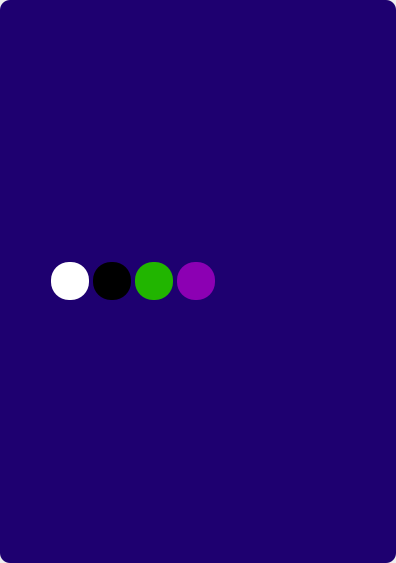
<?xml version="1.0" encoding="UTF-8"?>
<ui version="4.0">
 <class>MainWindow</class>
 <widget class="QMainWindow" name="MainWindow">
  <property name="geometry">
   <rect>
    <x>0</x>
    <y>0</y>
    <width>396</width>
    <height>563</height>
   </rect>
  </property>
  <property name="windowTitle">
   <string>MainWindow</string>
  </property>
  <property name="styleSheet">
   <string notr="true"/>
  </property>
  <widget class="QWidget" name="centralwidget">
   <property name="styleSheet">
    <string notr="true"/>
   </property>
   <layout class="QVBoxLayout" name="verticalLayout">
    <property name="spacing">
     <number>0</number>
    </property>
    <property name="leftMargin">
     <number>0</number>
    </property>
    <property name="topMargin">
     <number>0</number>
    </property>
    <property name="rightMargin">
     <number>0</number>
    </property>
    <property name="bottomMargin">
     <number>0</number>
    </property>
    <item>
     <widget class="QFrame" name="frame">
      <property name="enabled">
       <bool>true</bool>
      </property>
      <property name="styleSheet">
       <string notr="true">
QFrame {
border-radius:10px;
background-color:#1E0070;
 }
</string>
      </property>
      <property name="frameShape">
       <enum>QFrame::StyledPanel</enum>
      </property>
      <property name="frameShadow">
       <enum>QFrame::Raised</enum>
      </property>
      <layout class="QVBoxLayout" name="verticalLayout_2">
       <item>
        <widget class="QFrame" name="frame_superior">
         <property name="minimumSize">
          <size>
           <width>0</width>
           <height>40</height>
          </size>
         </property>
         <property name="maximumSize">
          <size>
           <width>16777215</width>
           <height>40</height>
          </size>
         </property>
         <property name="styleSheet">
          <string notr="true">QPushButton{
border-radius:18px;
}

QPushButton:hover{
	background-color: rgb(0, 0, 0);
}
</string>
         </property>
         <property name="frameShape">
          <enum>QFrame::StyledPanel</enum>
         </property>
         <property name="frameShadow">
          <enum>QFrame::Raised</enum>
         </property>
         <layout class="QHBoxLayout" name="horizontalLayout_3">
          <property name="spacing">
           <number>4</number>
          </property>
          <property name="leftMargin">
           <number>0</number>
          </property>
          <property name="topMargin">
           <number>0</number>
          </property>
          <property name="rightMargin">
           <number>0</number>
          </property>
          <property name="bottomMargin">
           <number>0</number>
          </property>
          <item>
           <widget class="QPushButton" name="btn_theme">
            <property name="minimumSize">
             <size>
              <width>38</width>
              <height>38</height>
             </size>
            </property>
            <property name="cursor">
             <cursorShape>PointingHandCursor</cursorShape>
            </property>
            <property name="text">
             <string/>
            </property>
           </widget>
          </item>
          <item>
           <widget class="QPushButton" name="btn_theme1">
            <property name="minimumSize">
             <size>
              <width>38</width>
              <height>38</height>
             </size>
            </property>
            <property name="cursor">
             <cursorShape>PointingHandCursor</cursorShape>
            </property>
            <property name="styleSheet">
             <string notr="true">background-color: rgb(255, 255, 255);</string>
            </property>
            <property name="text">
             <string/>
            </property>
           </widget>
          </item>
          <item>
           <widget class="QPushButton" name="btn_theme2">
            <property name="minimumSize">
             <size>
              <width>38</width>
              <height>38</height>
             </size>
            </property>
            <property name="cursor">
             <cursorShape>PointingHandCursor</cursorShape>
            </property>
            <property name="styleSheet">
             <string notr="true">background-color: rgb(0, 0, 0);</string>
            </property>
            <property name="text">
             <string/>
            </property>
           </widget>
          </item>
          <item>
           <widget class="QPushButton" name="btn_theme3">
            <property name="minimumSize">
             <size>
              <width>38</width>
              <height>38</height>
             </size>
            </property>
            <property name="cursor">
             <cursorShape>PointingHandCursor</cursorShape>
            </property>
            <property name="styleSheet">
             <string notr="true">background-color: rgb(33, 181, 0);</string>
            </property>
            <property name="text">
             <string/>
            </property>
           </widget>
          </item>
          <item>
           <widget class="QPushButton" name="btn_theme4">
            <property name="minimumSize">
             <size>
              <width>38</width>
              <height>38</height>
             </size>
            </property>
            <property name="cursor">
             <cursorShape>PointingHandCursor</cursorShape>
            </property>
            <property name="styleSheet">
             <string notr="true">background-color: rgb(140, 0, 179);</string>
            </property>
            <property name="text">
             <string/>
            </property>
           </widget>
          </item>
          <item>
           <spacer name="horizontalSpacer_2">
            <property name="orientation">
             <enum>Qt::Horizontal</enum>
            </property>
            <property name="sizeHint" stdset="0">
             <size>
              <width>443</width>
              <height>20</height>
             </size>
            </property>
           </spacer>
          </item>
          <item>
           <widget class="QPushButton" name="bt_minimize">
            <property name="minimumSize">
             <size>
              <width>38</width>
              <height>38</height>
             </size>
            </property>
            <property name="maximumSize">
             <size>
              <width>38</width>
              <height>38</height>
             </size>
            </property>
            <property name="text">
             <string/>
            </property>
            <property name="icon">
             <iconset>
              <normaloff>image/minus.svg</normaloff>image/minus.svg</iconset>
            </property>
            <property name="iconSize">
             <size>
              <width>38</width>
              <height>38</height>
             </size>
            </property>
           </widget>
          </item>
          <item>
           <widget class="QPushButton" name="bt_maximize">
            <property name="minimumSize">
             <size>
              <width>38</width>
              <height>38</height>
             </size>
            </property>
            <property name="maximumSize">
             <size>
              <width>38</width>
              <height>38</height>
             </size>
            </property>
            <property name="text">
             <string/>
            </property>
            <property name="icon">
             <iconset>
              <normaloff>image/chevron-up.svg</normaloff>image/chevron-up.svg</iconset>
            </property>
            <property name="iconSize">
             <size>
              <width>38</width>
              <height>38</height>
             </size>
            </property>
           </widget>
          </item>
          <item>
           <widget class="QPushButton" name="bt_normal">
            <property name="minimumSize">
             <size>
              <width>38</width>
              <height>38</height>
             </size>
            </property>
            <property name="maximumSize">
             <size>
              <width>38</width>
              <height>38</height>
             </size>
            </property>
            <property name="text">
             <string/>
            </property>
            <property name="icon">
             <iconset>
              <normaloff>image/chevron-down.svg</normaloff>image/chevron-down.svg</iconset>
            </property>
            <property name="iconSize">
             <size>
              <width>38</width>
              <height>38</height>
             </size>
            </property>
           </widget>
          </item>
          <item>
           <widget class="QPushButton" name="bt_close">
            <property name="minimumSize">
             <size>
              <width>38</width>
              <height>38</height>
             </size>
            </property>
            <property name="maximumSize">
             <size>
              <width>38</width>
              <height>38</height>
             </size>
            </property>
            <property name="text">
             <string/>
            </property>
            <property name="icon">
             <iconset>
              <normaloff>image/x.svg</normaloff>image/x.svg</iconset>
            </property>
            <property name="iconSize">
             <size>
              <width>38</width>
              <height>38</height>
             </size>
            </property>
           </widget>
          </item>
         </layout>
        </widget>
       </item>
      </layout>
     </widget>
    </item>
   </layout>
  </widget>
 </widget>
 <resources/>
 <connections/>
</ui>
